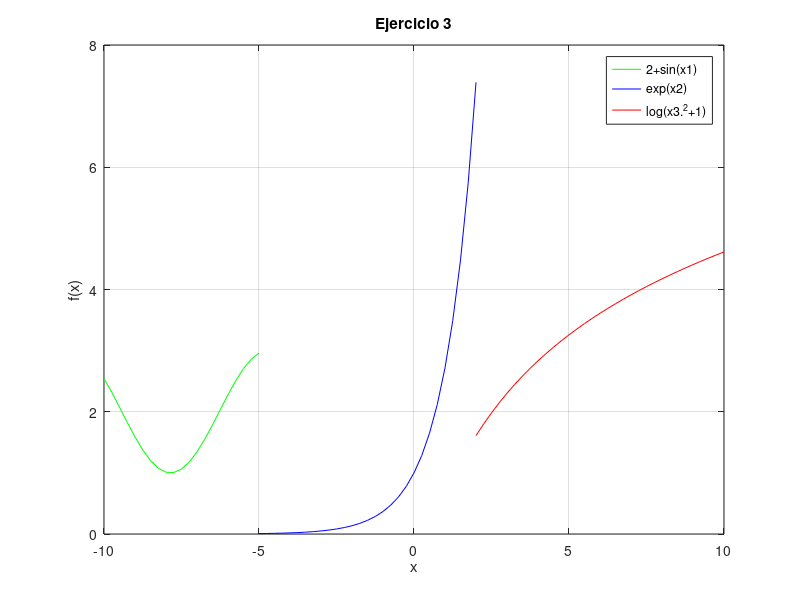

Recreate this plot in MATLAB.
%Ricardo Ferrer de la Torre 1767972
%Patricio Rodriguez Perez 1629711
clear;
clc;
x1=-10:.25:-5;
F1=2+sin(x1);
x2=-5:.25:2;
F2=exp(x2);
x3=2:.25:10;
F3=log(x3.^2+1);
plot(x1,F1,'g');
hold on
plot(x2,F2,'b');
hold on
plot(x3,F3,'r');
legend('2+sin(x1)','exp(x2)','log(x3.^2+1)')
title('Ejercicio 3');
xlabel('x');
ylabel('f(x)');
grid on